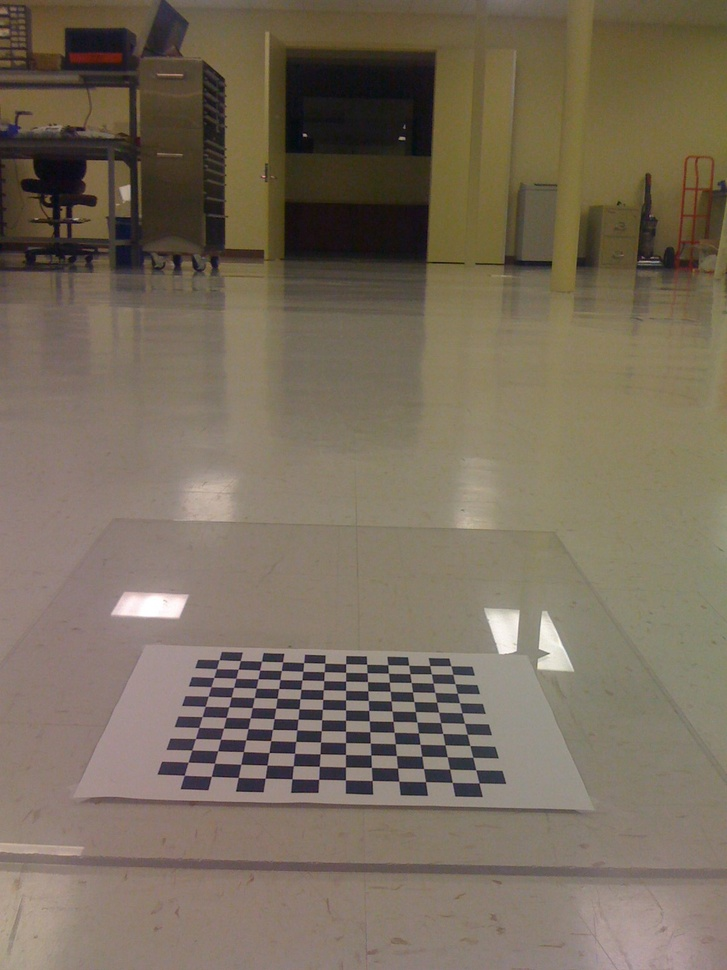
#> input picture Learning.OpenCV/birdseye/IMG_0214.jpg, 727 x 970 px, shrunk from 1200 x 1600 before the run
$ python drawContours.py ../../../../Learning.OpenCV/birdseye/IMG_0214.jpg   (Python 2 division)   (older library calls are emulated)
#> lines starting #> are read from the running program, lines starting #| are printed output that depends on the picture; after the words box and inside, x2 and y2 are one past the last pixel; in counts of white or black regions, pixels touching at a corner belong together
# -*- coding: utf-8 -*-
import numpy as np
import cv2
import sys
#主函数
if __name__ =="__main__":
    #
    if len(sys.argv)>1:
        img = cv2.imread(sys.argv[1],cv2.CV_LOAD_IMAGE_GRAYSCALE)
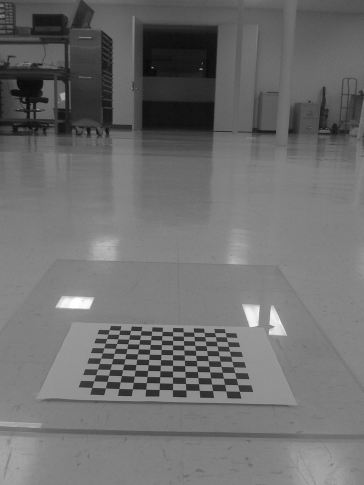
#> img: shape (970, 727) (shown at 1/2 size); min 2, max 255, mean 109.9
    else:
        print "Usage draw.py image"
    #第二步：边缘检测 或者 阈值处理 生成一张二值图
    img = cv2.GaussianBlur(img,(3,3),0.5)#高斯平滑处理
    binaryImg = cv2.Canny(img,50,200)
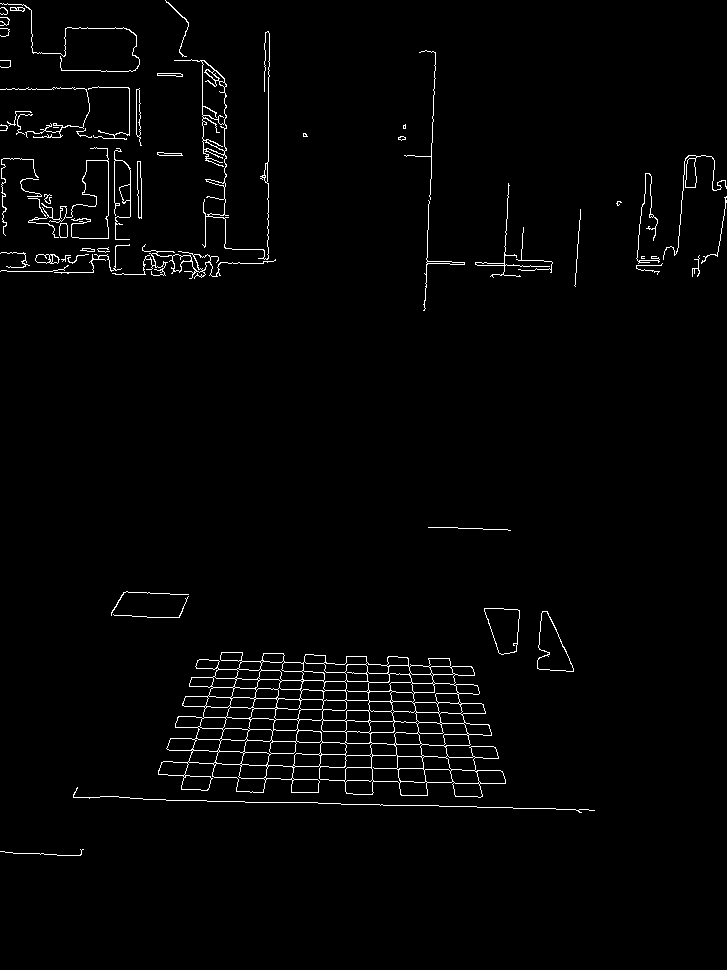
#> binaryImg: shape (970, 727); 1.9% white in thin lines or dots, all inside (x1, y1, x2, y2) = (0, 0, 727, 856)
    cv2.imshow("binaryImg",binaryImg)
    #第三步：边缘的轮廓，返回的 contours 是一个 list 列表
    contours, h= cv2.findContours(binaryImg,cv2.RETR_EXTERNAL,cv2.CHAIN_APPROX_SIMPLE)
#> contours = 58 contours, 34 with area under 20; largest, box (x1, y1, x2, y2) and area: (158, 652, 506, 798) 35713, (174, 31, 270, 260) 1992, (537, 611, 574, 672) 1211, (484, 608, 520, 655) 1170, (112, 244, 276, 279) 409; h = 58 rows, first 6: [1, -1, -1, -1], [2, 0, -1, -1], [3, 1, -1, -1], [4, 2, -1, -1], [5, 3, -1, -1], [6, 4, -1, -1]
    #轮廓的数量
    n =  len(contours)
#> n = 58
    contoursImg = []
    #画出找到的轮廓
    for i in xrange(n):
        #创建一个黑色画布
        temp = np.zeros(binaryImg.shape,np.uint8)
        contoursImg.append(temp)
        #在第 i 个黑色画布上，画第 i 个轮廓
        cv2.drawContours(contoursImg[i],contours,i,255,2)
        cv2.imshow("contour-"+str(i),contoursImg[i])
#> this loop made 58 passes
#> pass 1, `cv2.imshow("contour-"+str(i),contoursImg[i])`:
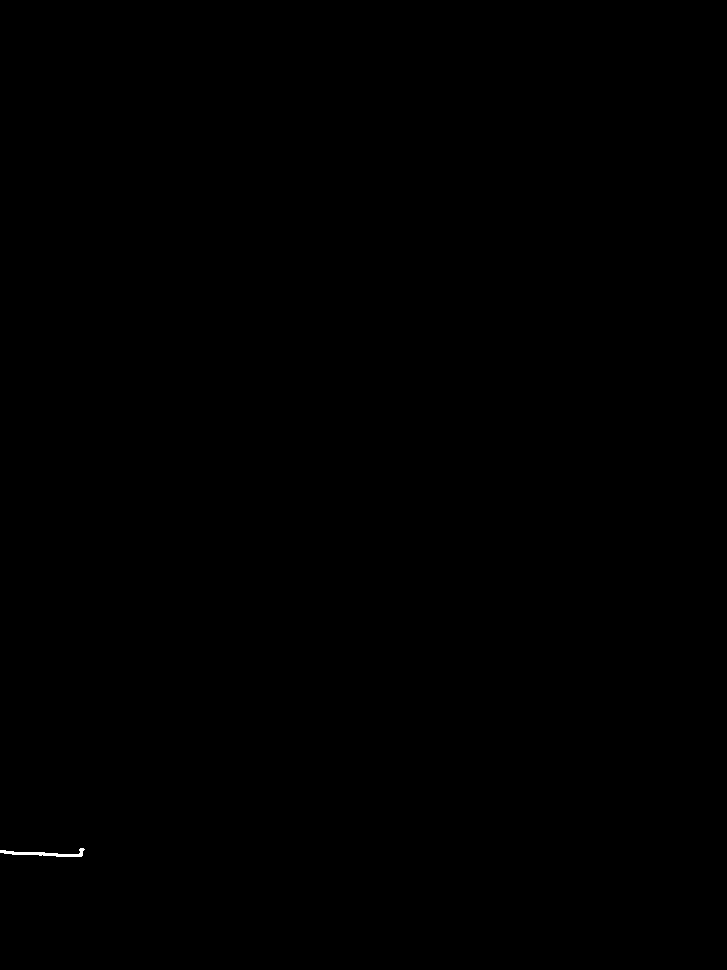
#> window 'contour-0': shape (970, 727); 0.04% white; 1 white region, box (x1, y1, x2, y2) and area: (0, 848, 85, 857) 284
#> pass 2, `cv2.imshow("contour-"+str(i),contoursImg[i])`:
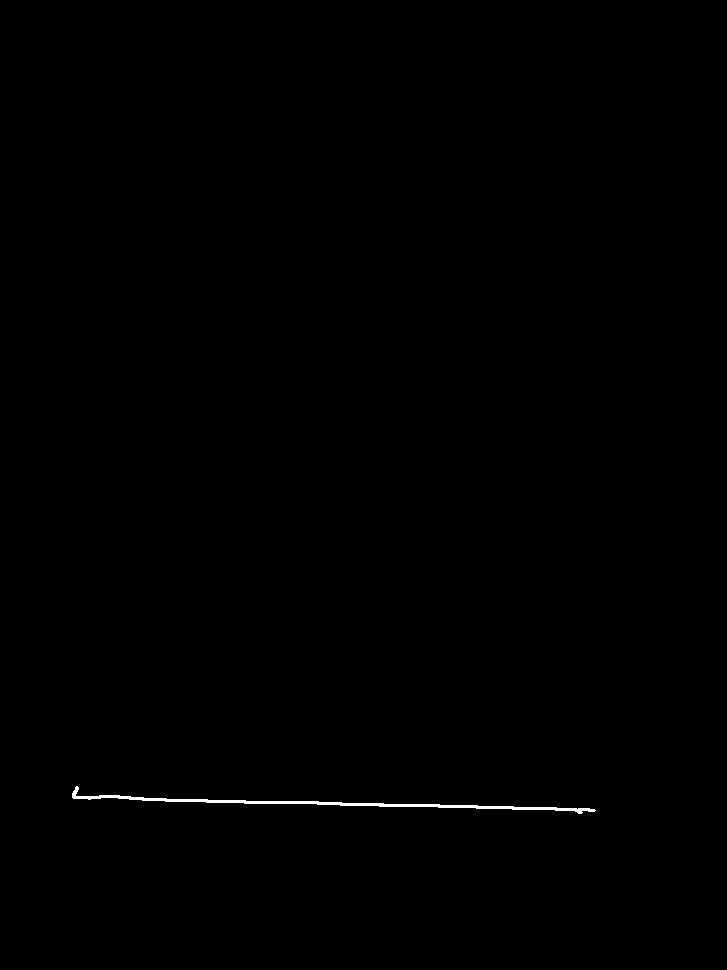
#> window 'contour-1': shape (970, 727); 0.24% white; 1 white region, box (x1, y1, x2, y2) and area: (72, 786, 596, 814) 1661
#> after the loop, contoursImg = 58 items
    cv2.waitKey(0)
    cv2.destroyAllWindows()

$ run again, on Learning.OpenCV/birdseye/IMG_0217.jpg
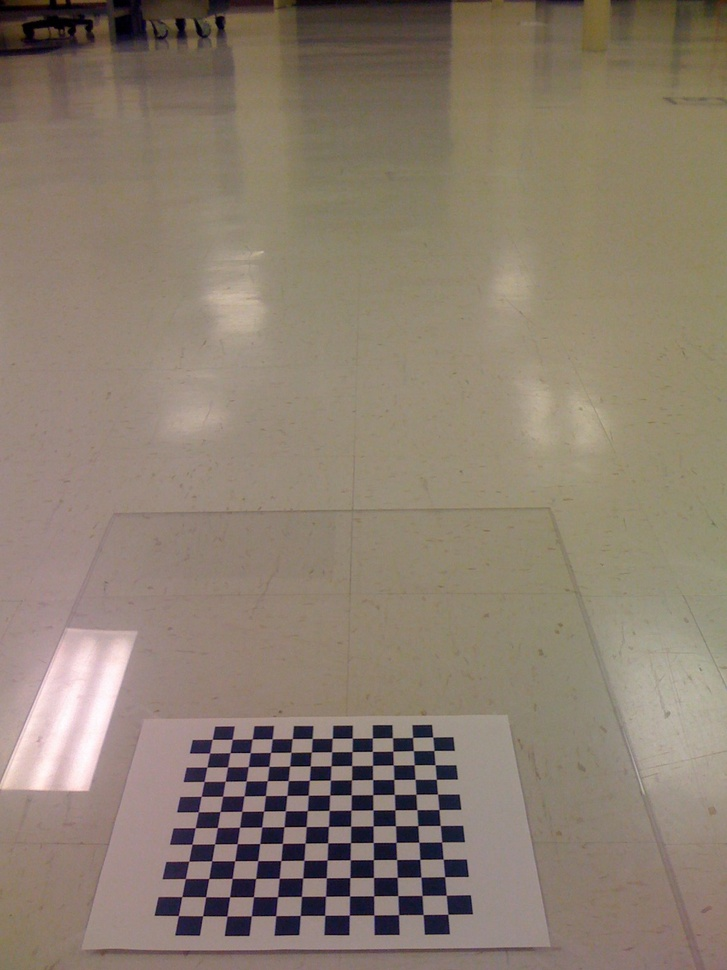
#> input picture Learning.OpenCV/birdseye/IMG_0217.jpg, 727 x 970 px, shrunk from 1200 x 1600 before the run
#> `binaryImg = cv2.Canny(img,50,200)`:
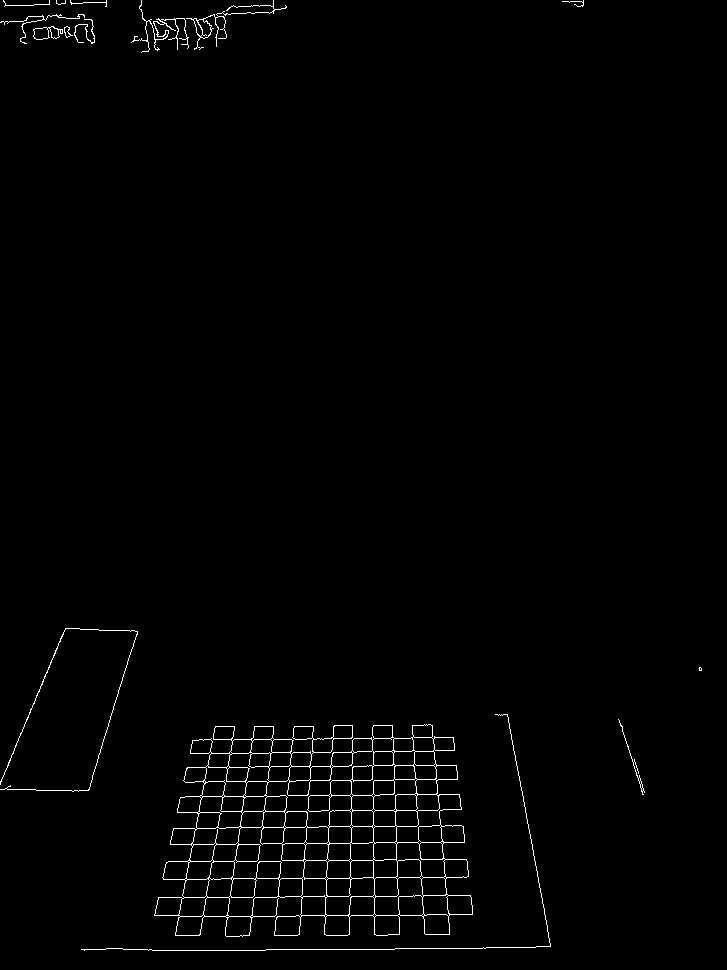
#> binaryImg: shape (970, 727); 1.2% white in thin lines or dots
#> contours = 15 contours, 8 with area under 20; largest, box (x1, y1, x2, y2) and area: (154, 724, 473, 937) 49937, (186, 0, 287, 50) 259, (33, 26, 63, 40) 241, (131, 0, 189, 53) 55, (64, 26, 73, 38) 43, (0, 628, 138, 792) 32, (618, 719, 645, 795) 32; h = 15 rows, first 6: [1, -1, -1, -1], [2, 0, -1, -1], [3, 1, -1, -1], [4, 2, -1, -1], [5, 3, -1, -1], [6, 4, -1, -1]
#> n = 15
#> the loop `for i in xrange(n):` made 15 passes
#> pass 1, `cv2.imshow("contour-"+str(i),contoursImg[i])`:
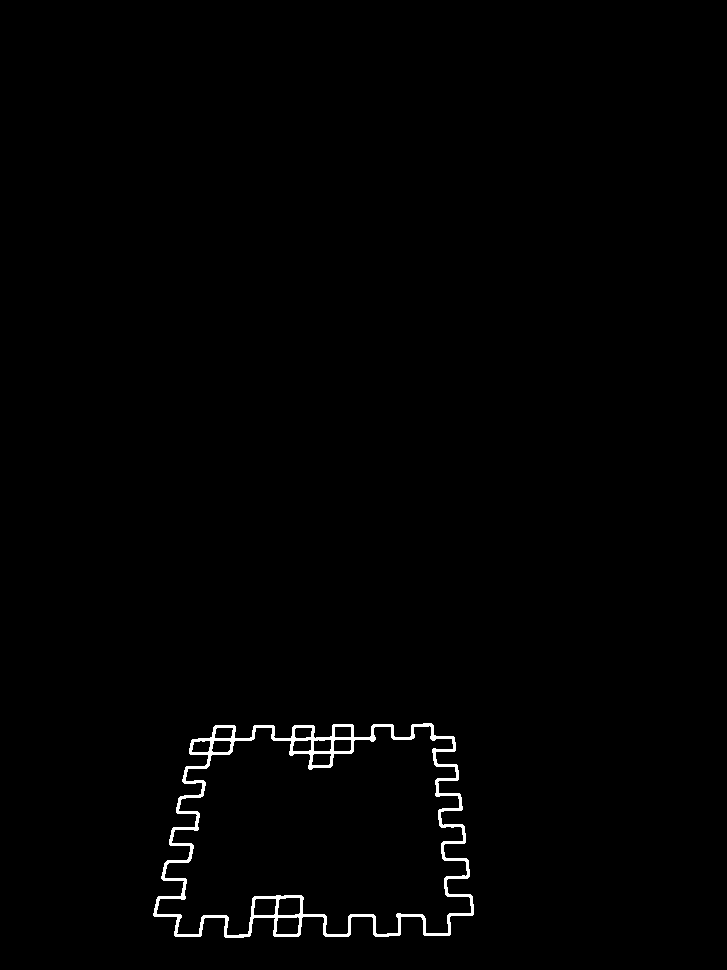
#> window 'contour-0': shape (970, 727); 0.94% white; 1 white region, box (x1, y1, x2, y2) and area: (153, 723, 474, 938) 6606
#> after the loop `for i in xrange(n):`: contoursImg = 15 items

$ run again, on Learning.OpenCV/birdseye/IMG_0218.jpg
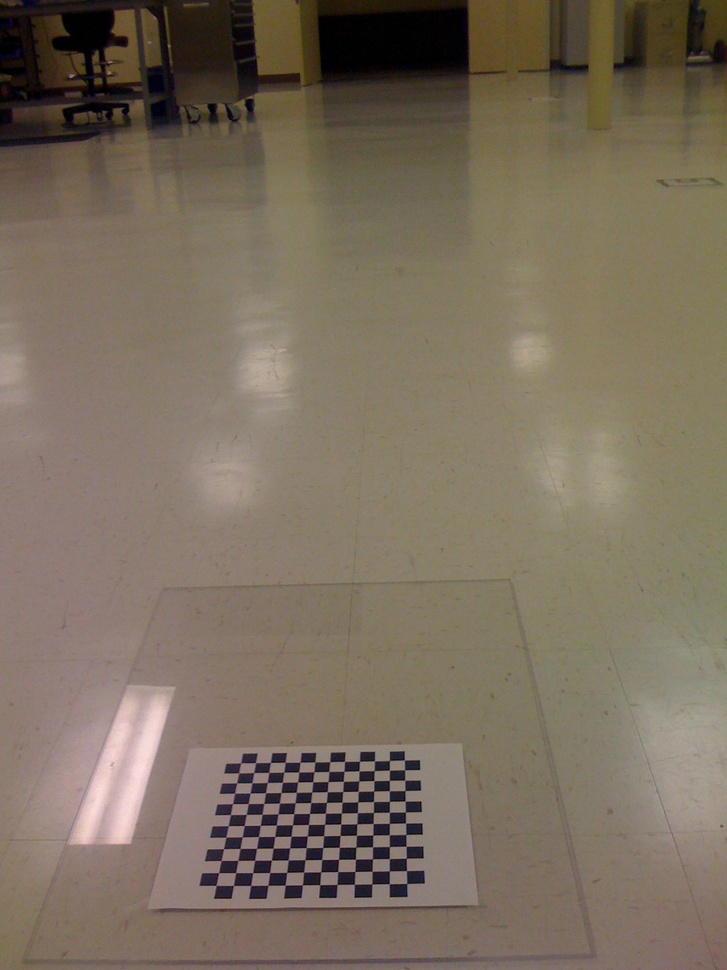
#> input picture Learning.OpenCV/birdseye/IMG_0218.jpg, 727 x 970 px, shrunk from 1200 x 1600 before the run
#> `img = cv2.imread(sys.argv[1],cv2.CV_LOAD_IMAGE_GRAYSCALE)`:
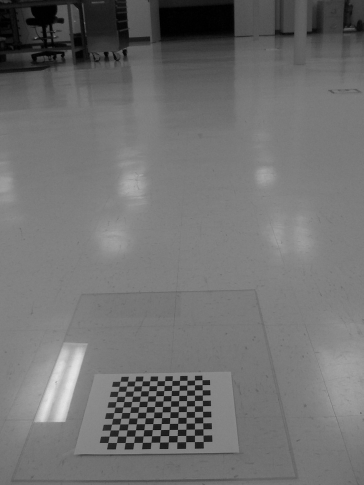
#> img: shape (970, 727) (shown at 1/2 size); min 0, max 234, mean 112.3
#> `binaryImg = cv2.Canny(img,50,200)`:
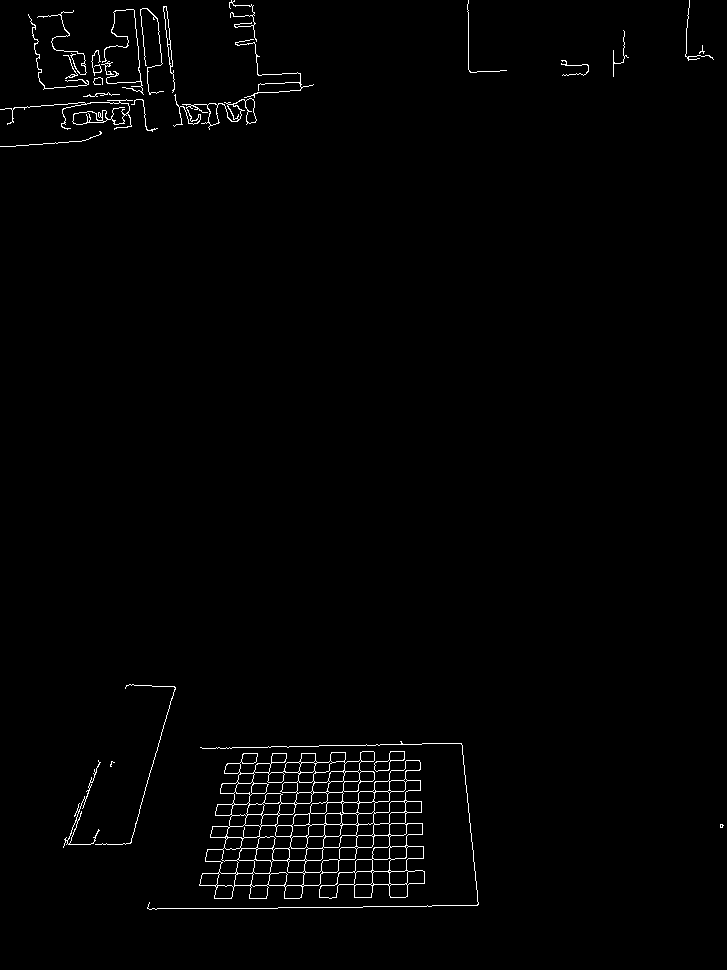
#> binaryImg: shape (970, 727); 1.2% white in thin lines or dots
#> contours = 28 contours, 19 with area under 20; largest, box (x1, y1, x2, y2) and area: (199, 751, 425, 899) 23854, (173, 94, 257, 130) 540, (0, 99, 133, 130) 354, (374, 751, 405, 772) 270, (163, 6, 175, 93) 178; h = 28 rows, first 6: [1, -1, -1, -1], [2, 0, -1, -1], [3, 1, -1, -1], [4, 2, -1, -1], [5, 3, -1, -1], [6, 4, -1, -1]
#> n = 28
#> the loop `for i in xrange(n):` made 28 passes
#> after the loop `for i in xrange(n):`: contoursImg = 28 items
